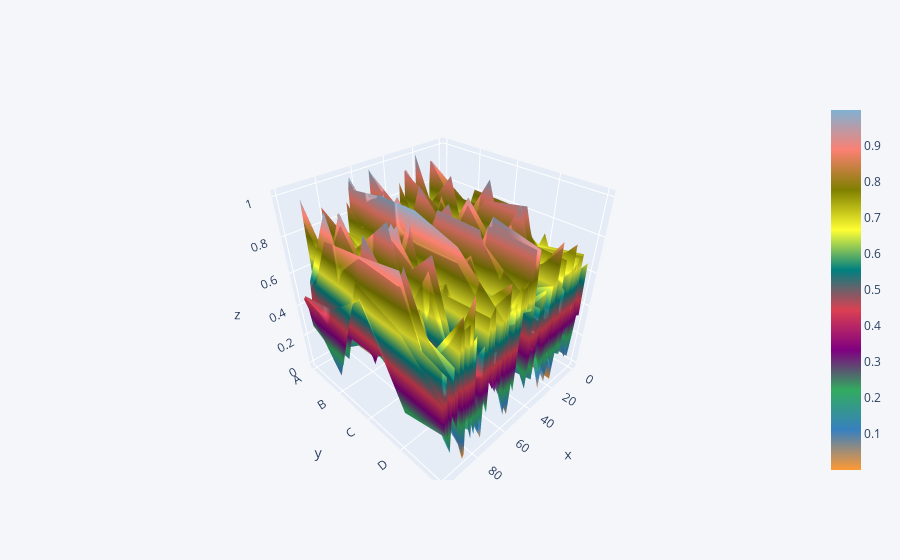

This figure's notebook cell:
### Code cell
main(cat)

### Figure 1 — Plotly figure (JSON) as saved in the notebook; plotly's stock layout.template omitted (floating-point values rounded to 4 significant figures; data arrays with more than 128 entries replaced by an {"elided": "..."} marker saying what was removed)
{"data": [{"colorscale": [[0, "rgb(255, 153, 51)"], [0.1111, "rgb(55, 128, 191)"], [0.2222, "rgb(50, 171, 96)"], [0.3333, "rgb(128, 0, 128)"], [0.4444, "rgb(219, 64, 82)"], [0.5556, "rgb(0, 128, 128)"], [0.6667, "rgb(255, 255, 51)"], [0.7778, "rgb(128, 128, 0)"], [0.8889, "rgb(251, 128, 114)"], [1, "rgb(128, 177, 211)"]], "type": "surface", "x": [0, 1, 2, 3, 4, 5, 6, 7, 8, 9, 10, 11, 12, 13, 14, 15, 16, 17, 18, 19, 20, 21, 22, 23, 24, 25, 26, 27, 28, 29, 30, 31, 32, 33, 34, 35, 36, 37, 38, 39, 40, 41, 42, 43, 44, 45, 46, 47, 48, 49, 50, 51, 52, 53, 54, 55, 56, 57, 58, 59, 60, 61, 62, 63, 64, 65, 66, 67, 68, 69, 70, 71, 72, 73, 74, 75, 76, 77, 78, 79, 80, 81, 82, 83, 84, 85, 86, 87, 88, 89, 90, 91, 92, 93, 94, 95, 96, 97, 98, 99], "y": ["A", "B", "C", "D", "E"], "z": {"elided": "5x100 float values"}}], "layout": {"legend": {"bgcolor": "#F5F6F9", "font": {"color": "#4D5663"}}, "paper_bgcolor": "#F5F6F9", "plot_bgcolor": "#F5F6F9", "title": {"font": {"color": "#4D5663"}}, "xaxis": {"gridcolor": "#E1E5ED", "showgrid": true, "tickfont": {"color": "#4D5663"}, "title": {"font": {"color": "#4D5663"}, "text": ""}, "zerolinecolor": "#E1E5ED"}, "yaxis": {"gridcolor": "#E1E5ED", "showgrid": true, "tickfont": {"color": "#4D5663"}, "title": {"font": {"color": "#4D5663"}, "text": ""}, "zerolinecolor": "#E1E5ED"}}}
